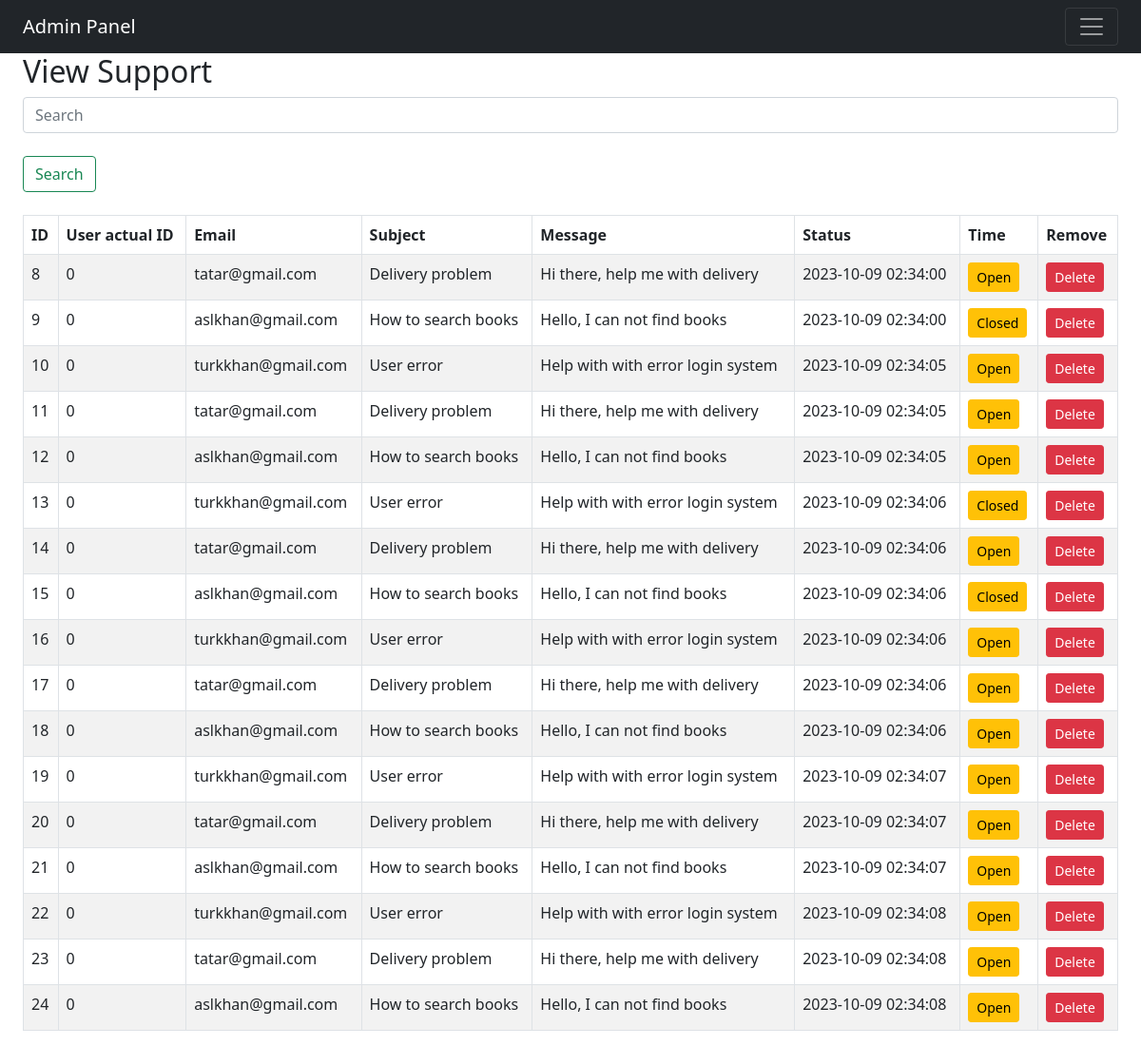
The app's page /admin/support.php (signed in) with its own data.
### tables this page shows
CREATE TABLE `user_support_table` (
  `user_support_id` int NOT NULL AUTO_INCREMENT,
  `user_support_actual_id` int NOT NULL,
  `user_support_email` varchar(255) NOT NULL,
  `user_support_subject` varchar(255) NOT NULL,
  `user_support_message` text NOT NULL,
  `user_support_status` enum('Open','Closed') DEFAULT 'Open',
  `user_support_created_at` timestamp NULL DEFAULT CURRENT_TIMESTAMP,
  PRIMARY KEY (`user_support_id`)
);

### admin/functions/process_support_display.php (the view)
<?php
    function display_data($support_search_result)
    {
        while($support_row = mysqli_fetch_assoc($support_search_result))
        {
            echo "
                <tr>
                    <td> " . $support_row['user_support_id'] . " </td>
                    <td> " . $support_row['user_support_actual_id'] . " </td>
                    <td> " . $support_row['user_support_email'] . " </td>
                    <td> " . $support_row['user_support_subject'] . " </td>
                    <td> " . $support_row['user_support_message'] . " </td>
                    <td> " . $support_row['user_support_created_at'] . " </td>
                    <td><a class='btn btn-warning btn-sm' href='functions/process_support_status.php?id=" . $support_row['user_support_id'] . "&status=" . $support_row['user_support_status'] . "'>" . $support_row['user_support_status'] . "</a></td>
                    <td><a class='btn btn-danger btn-sm' href='functions/process_support_del.php?id=" . $support_row['user_support_id'] . "'>Delete</a></td>
                </tr>";
        }
    }
?>

### records on screen
user_support_table: user_support_id "8", user_support_actual "0", user_support_email "tatar@gmail.com", user_support_subject "Delivery problem", user_support_message "Hi there, help me with delivery", user_support_created_at "2023-10-09 02:34:00", user_support_status "Open"
user_support_table: user_support_id "9", user_support_actual "0", user_support_email "aslkhan@gmail.com", user_support_subject "How to search books", user_support_message "Hello, I can not find books", user_support_created_at "2023-10-09 02:34:00", user_support_status "Closed"
user_support_table: user_support_id "10", user_support_actual "0", user_support_email "turkkhan@gmail.com", user_support_subject "User error", user_support_message "Help with with error login system", user_support_created_at "2023-10-09 02:34:05", user_support_status "Open"
user_support_table: user_support_id "11", user_support_actual "0", user_support_email "tatar@gmail.com", user_support_subject "Delivery problem", user_support_message "Hi there, help me with delivery", user_support_created_at "2023-10-09 02:34:05", user_support_status "Open"
user_support_table: user_support_id "12", user_support_actual "0", user_support_email "aslkhan@gmail.com", user_support_subject "How to search books", user_support_message "Hello, I can not find books", user_support_created_at "2023-10-09 02:34:05", user_support_status "Open"
user_support_table: user_support_id "13", user_support_actual "0", user_support_email "turkkhan@gmail.com", user_support_subject "User error", user_support_message "Help with with error login system", user_support_created_at "2023-10-09 02:34:06", user_support_status "Closed"
user_support_table: user_support_id "14", user_support_actual "0", user_support_email "tatar@gmail.com", user_support_subject "Delivery problem", user_support_message "Hi there, help me with delivery", user_support_created_at "2023-10-09 02:34:06", user_support_status "Open"
user_support_table: user_support_id "15", user_support_actual "0", user_support_email "aslkhan@gmail.com", user_support_subject "How to search books", user_support_message "Hello, I can not find books", user_support_created_at "2023-10-09 02:34:06", user_support_status "Closed"
user_support_table: user_support_id "16", user_support_actual "0", user_support_email "turkkhan@gmail.com", user_support_subject "User error", user_support_message "Help with with error login system", user_support_created_at "2023-10-09 02:34:06", user_support_status "Open"
user_support_table: user_support_id "17", user_support_actual "0", user_support_email "tatar@gmail.com", user_support_subject "Delivery problem", user_support_message "Hi there, help me with delivery", user_support_created_at "2023-10-09 02:34:06", user_support_status "Open"
user_support_table: user_support_id "18", user_support_actual "0", user_support_email "aslkhan@gmail.com", user_support_subject "How to search books", user_support_message "Hello, I can not find books", user_support_created_at "2023-10-09 02:34:06", user_support_status "Open"
user_support_table: user_support_id "19", user_support_actual "0", user_support_email "turkkhan@gmail.com", user_support_subject "User error", user_support_message "Help with with error login system", user_support_created_at "2023-10-09 02:34:07", user_support_status "Open"
user_support_table: user_support_id "20", user_support_actual "0", user_support_email "tatar@gmail.com", user_support_subject "Delivery problem", user_support_message "Hi there, help me with delivery", user_support_created_at "2023-10-09 02:34:07", user_support_status "Open"
user_support_table: user_support_id "21", user_support_actual "0", user_support_email "aslkhan@gmail.com", user_support_subject "How to search books", user_support_message "Hello, I can not find books", user_support_created_at "2023-10-09 02:34:07", user_support_status "Open"
user_support_table: user_support_id "22", user_support_actual "0", user_support_email "turkkhan@gmail.com", user_support_subject "User error", user_support_message "Help with with error login system", user_support_created_at "2023-10-09 02:34:08", user_support_status "Open"
user_support_table: user_support_id "23", user_support_actual "0", user_support_email "tatar@gmail.com", user_support_subject "Delivery problem", user_support_message "Hi there, help me with delivery", user_support_created_at "2023-10-09 02:34:08", user_support_status "Open"
user_support_table: user_support_id "24", user_support_actual "0", user_support_email "aslkhan@gmail.com", user_support_subject "How to search books", user_support_message "Hello, I can not find books", user_support_created_at "2023-10-09 02:34:08", user_support_status "Open"
